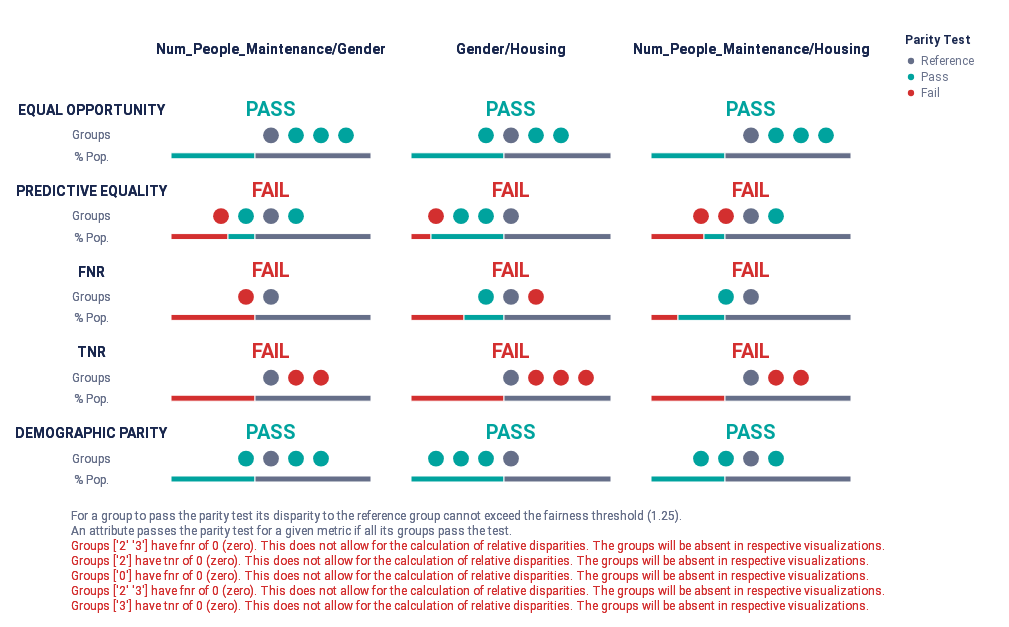
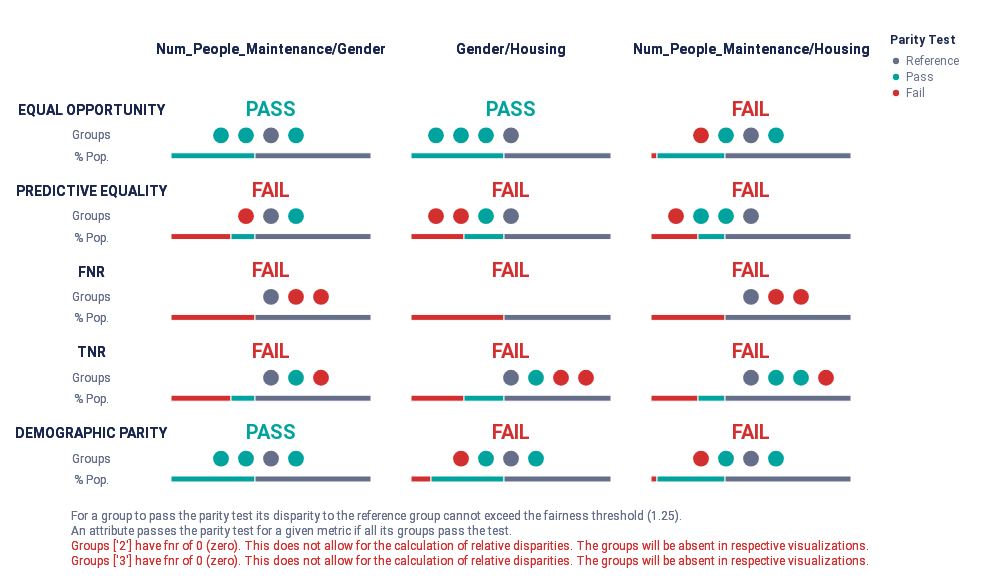

Source (notebook cell) for these figures, in order:
### Code cell
'''
1: Massaging method (Flips selected labels to reduce prevalence disparity between groups), train and calculate metrics.
'''
#transform data
data_to_transform = df_num_int.copy()
data_transformed_m1 = pre_process_massaging(data_to_transform, "num_people_maintenance/gender",target)
data_transformed_m1["num_people_maintenance/gender"] = data_transformed_m1["num_people_maintenance/gender"].astype(int)
data_transformed_m2 = pre_process_massaging(data_transformed_m1, "gender/housing",target)
data_transformed_m2["gender/housing"] = data_transformed_m2["gender/housing"].astype(int)
data_transformed_m3= pre_process_massaging(data_transformed_m2, "num_people_maintenance/housing",target)
data_transformed_m3["num_people_maintenance/housing"] = data_transformed_m3["num_people_maintenance/housing"].astype(int)

#train on the transformed dataset
x_test_ms, y_test_ms, y_predicted_dict_transformed, metrics_ms_dict = split_and_train(data_transformed_m3,protected_attributes_int)
#calculate the fairness report
df_test_transformed =calc_fairness_report(x_test_ms, y_test_ms, y_predicted_dict_transformed["RandomForest"],target,protected_attributes_int)

plot_audit(df_test_int,protected_attributes_int)
plot_audit(df_test_transformed,protected_attributes_int)
